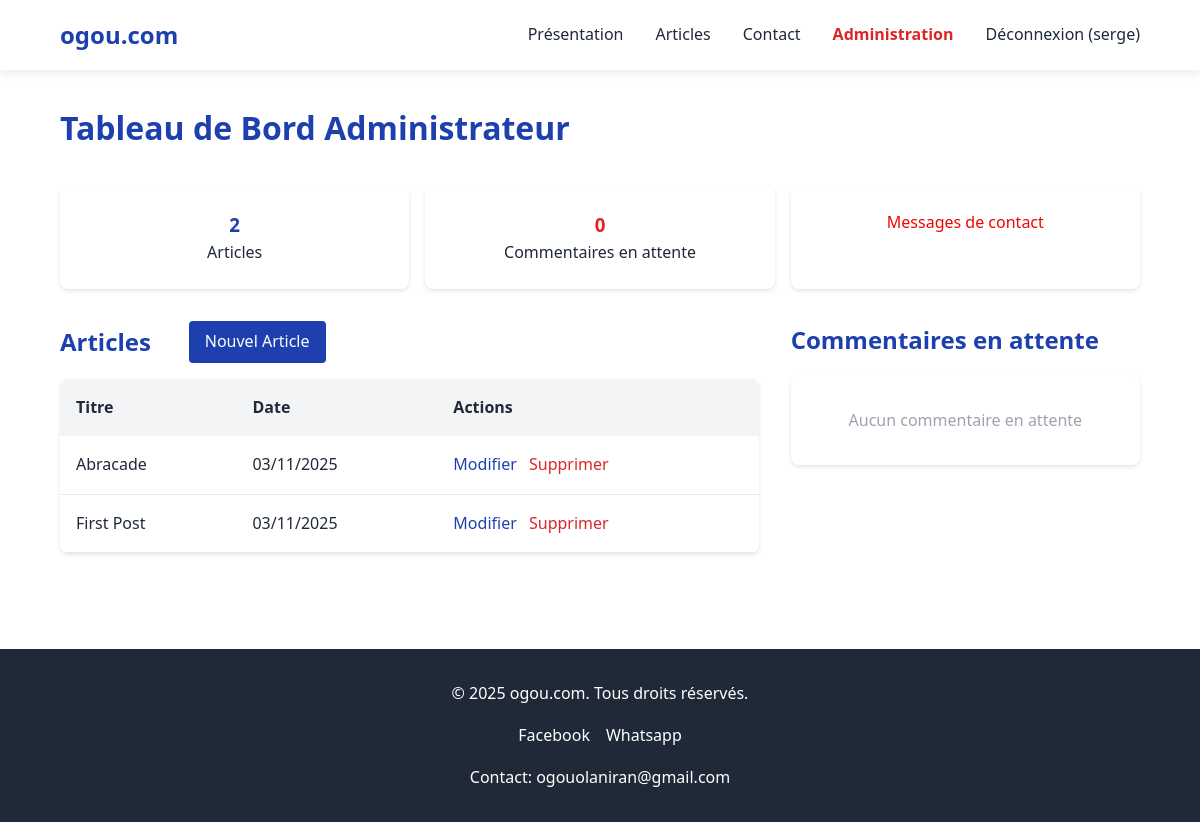
Before: /admin-dashboard/ (signed in) with the older database file.
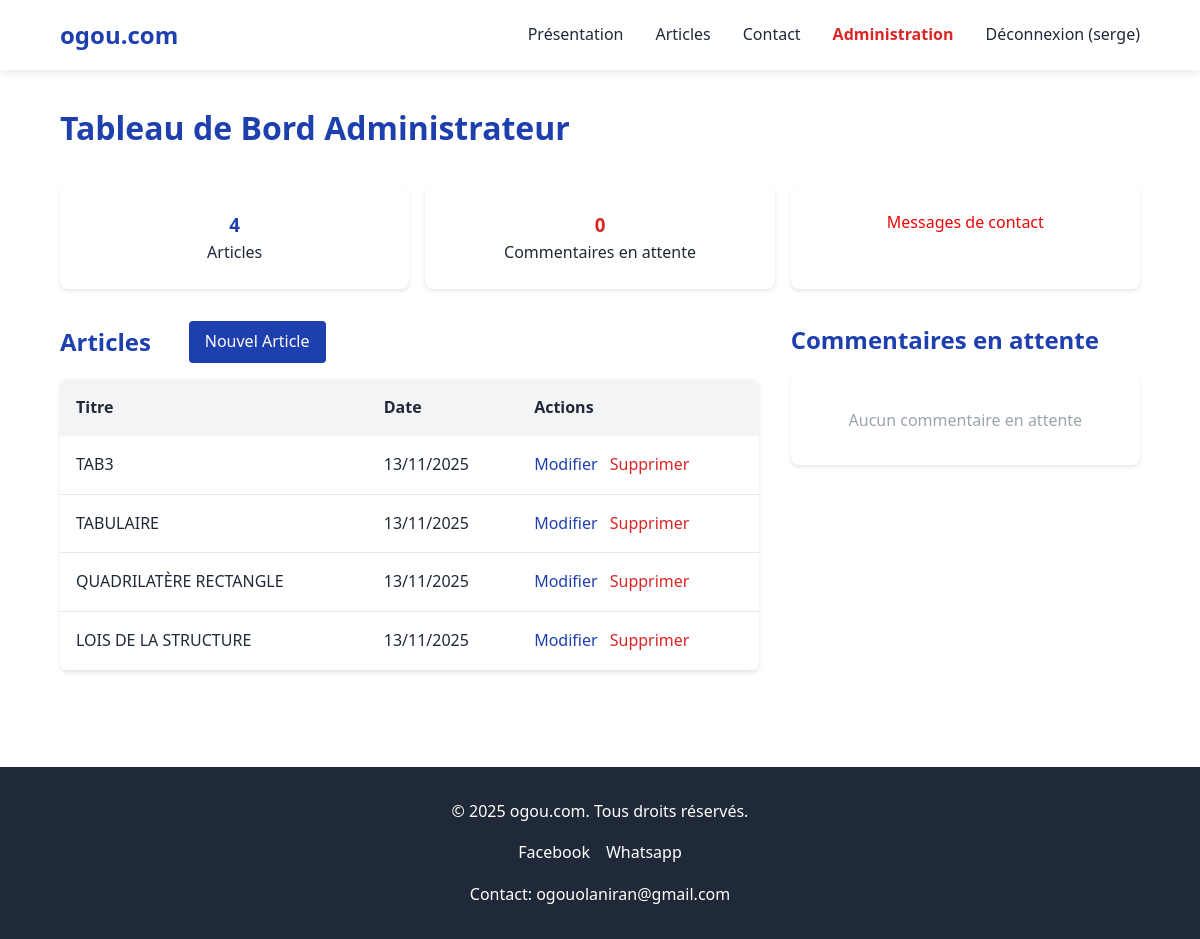
After: the same page with the newer database file.
### blog/models.py (models this page shows, shortened)
class Article(models.Model):
    title = models.CharField(max_length=200, verbose_name="Titre")
    slug = models.SlugField(unique=True)
    content = models.TextField(verbose_name="Contenu")
    excerpt = models.TextField(max_length=500, verbose_name="Extrait")
    image = models.ImageField(upload_to='articles/images/', blank=True, null=True, verbose_name="Image")
    file = models.FileField(upload_to='articles/files/', blank=True, null=True, verbose_name="Fichier à télécharger")
    created_at = models.DateTimeField(auto_now_add=True, verbose_name="Date de création")
    updated_at = models.DateTimeField(auto_now=True, verbose_name="Date de modification")
    is_published = models.BooleanField(default=True, verbose_name="Publié")
    class Meta:
        verbose_name = "Article"
        verbose_name_plural = "Articles"
        ordering = ['-created_at']

### blog/views.py (the view)
# urls.py: path('admin-dashboard/', views.admin_dashboard, name='admin_dashboard'),
@login_required
def admin_dashboard(request):
    articles = Article.objects.all().order_by('-created_at')
    pending_comments = Comment.objects.filter(is_approved=False)
    recent_downloads = Download.objects.all().order_by('-downloaded_at')[:10]
    context = {
        'articles': articles,
        'pending_comments': pending_comments,
        'recent_downloads': recent_downloads,
    }
    return render(request, 'blog/admin/dashboard.html', context)

### blog/templates/blog/admin/dashboard.html (shortened to what the changed rows need)
{% extends 'base.html' %}
{% block content %}
<div style="max-width: 1200px; margin: 0 auto; padding: 2rem 5%;">
    <h1 style="color: #1e40af; margin-bottom: 2rem;">Tableau de Bord Administrateur</h1>
<div style="display: grid; grid-template-columns: repeat(auto-fit, minmax(250px, 1fr)); gap: 1rem; margin-bottom: 2rem;">
    <div style="background: white; padding: 1.5rem; border-radius: 8px; box-shadow: 0 2px 4px rgba(0,0,0,0.1); text-align: center;">
        <h3 style="color: #1e40af;">{{ articles.count }}</h3>
        <p>Articles</p>
    </div>
</div>
    <div style="display: grid; grid-template-columns: 2fr 1fr; gap: 2rem;">
        <div>
            <div style="display: flex; justify-content: between; align-items: center; margin-bottom: 1rem;">
                <h2 style="color: #1e40af;">Articles</h2>
            </div>
            <div style="background: white; border-radius: 8px; overflow: hidden; box-shadow: 0 2px 4px rgba(0,0,0,0.1);">
                <table style="width: 100%; border-collapse: collapse;">
                    <thead>
                        <tr style="background: #f3f4f6;">
                            <th style="padding: 1rem; text-align: left;">Titre</th>
                            <th style="padding: 1rem; text-align: left;">Date</th>
                            <th style="padding: 1rem; text-align: left;">Actions</th>
                        </tr>
                    </thead>
                    <tbody>
                        {% for article in articles %}
                        <tr style="border-bottom: 1px solid #e5e7eb;">
                            <td style="padding: 1rem;">{{ article.title }}</td>
                            <td style="padding: 1rem;">{{ article.created_at|date:"d/m/Y" }}</td>
                            <td style="padding: 1rem;">
                                <a href="{% url 'admin_article_edit' article.id %}" style="color: #1e40af; text-decoration: none; margin-right: 0.5rem;">Modifier</a>
                                <a href="{% url 'admin_article_delete' article.id %}" style="color: #dc2626; text-decoration: none;">Supprimer</a>
                            </td>
                        </tr>
                        {% endfor %}
                    </tbody>
                </table>
            </div>
        </div>
        <div>
            <h2 style="color: #1e40af; margin-bottom: 1rem;">Commentaires en attente</h2>
        </div>
    </div>
</div>
{% endblock %}

Changed rows visible on the page:
removed Article: title "Abracade", created_at "03/11/2025"
removed Article: title "First Post", created_at "03/11/2025"
added Article: title "TAB3", created_at "13/11/2025"
added Article: title "TABULAIRE", created_at "13/11/2025"
added Article: title "QUADRILATÈRE RECTANGLE", created_at "13/11/2025"
added Article: title "LOIS DE LA STRUCTURE", created_at "13/11/2025"
Other visible differences:
{{ articles.count }}: "2" → "4"
